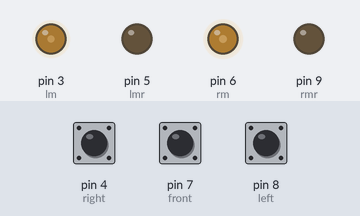
A sketch run on a simulated Arduino Uno, built with avr-gcc and run on an emulated ATmega328P. Parts: output pins drawn as LEDs (lit = HIGH). The test bench sets the inputs (shaded band); at power-on: pin 4 (right) HIGH, pin 8 (left) HIGH, pin 7 (front) HIGH. What the sketch prints to the serial monitor is not drawn.

Above: at 1.2 s.
1.3 s: pin 4 (right) pulled LOW for 0.15 s
At 1.39 s:
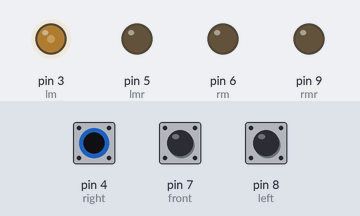
2.9 s: pin 8 (left) pulled LOW for 0.15 s
At 2.99 s:
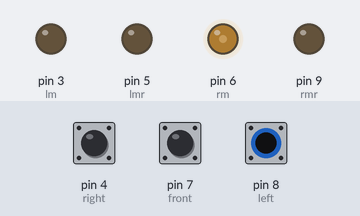
4.5 s: pin 8 (left) pulled LOW for 3.2 s
At 8.1 s:
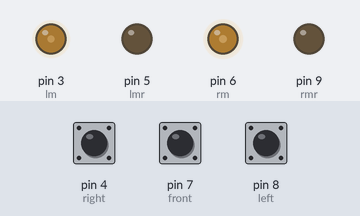
9.2 s: pin 4 (right) pulled LOW for 3.2 s
At 9.6 s:
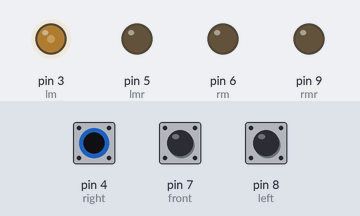
Timing chart, 0 to 13.9 s (numbered marks = the images above; inputs shaded):
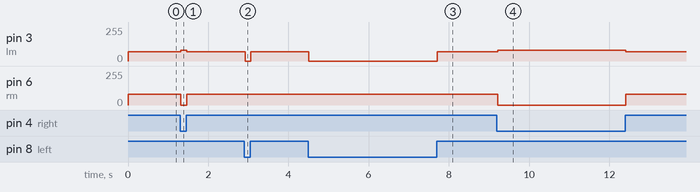

The sketch:

motor_control.ino
```cpp
const int lm = 3;
const int lmr = 5;
const int rm = 6;
const int rmr = 9;
const int left = 8;
const int right = 4;
const int front = 7;


//3569


void setup() {
  // put your setup code here, to run once:
  Serial.begin(9600);
pinMode(lm, OUTPUT);
pinMode(lmr, OUTPUT);
pinMode(rm, OUTPUT);
pinMode(rmr, OUTPUT);
pinMode(left, INPUT);
pinMode(right, INPUT);
pinMode(front, INPUT);
}

void loop() {
  // put your main code here, to run repeatedly:
  //ubata oooooni wdykt cal krpn (-:
  int leftVal = !digitalRead(left);
  int rightVal = !digitalRead(right);
  int frontVal = !digitalRead(front);
  Serial.print(leftVal);
  Serial.print(rightVal);
  Serial.println(frontVal);

  if((leftVal == HIGH && rightVal == LOW && frontVal == LOW)){
    //delay(300);
    Serial.println("r");
    //delay(200);
    while(!digitalRead(left)){
      motor(0,80);
    }

  }
  else if(leftVal == LOW && rightVal == HIGH && frontVal == LOW){
    //delay(300);
    Serial.println("l");
    //delay(200);
    while(!digitalRead(right)){
      motor(80,0);
    }

  }
  else{
    //delay(300);
    Serial.println("f");
    //delay(200);
    motor(70, 80);
  }


}

void motor(int left, int right){


  if (left > 0 && right==0){
    Serial.println("rr");
    analogWrite(lm, left);
    analogWrite(lmr, LOW);
    analogWrite(rm, right);
    analogWrite(rmr, LOW);

    delay(1);
   // loop();
  }
//  else if(left < 0 && right=0){
//    digitalWrite(lm, LOW);
//    analogWrite(lmr, left * -1);
//  }
  else if(left == 0 && right >0){
    Serial.println("ll");
    analogWrite(lm, left);
    analogWrite(lmr, LOW);
    analogWrite(rm, right);
    analogWrite(rmr, LOW);
    delay(1);
    //loop();
  }
  else if(left > 0 && right >0){
    Serial.println("ff");
    analogWrite(lm, left);
    analogWrite(lmr, LOW);
    analogWrite(rm, right);
    analogWrite(rmr, LOW);
    delay(1);
    //loop();
  }
//  else if(left = 0 && right <0){
//    digitalWrite(rm, LOW);
//    analogWrite(rmr, right * -1);
//  }
  else if((left == 0 && right ==0)|| (left == 255 && right ==255)){
    Serial.println("ss");
    digitalWrite(lm, LOW);
    digitalWrite(lmr, LOW);
    digitalWrite(rm, LOW);
    digitalWrite(rmr, LOW);
  }
  }
```

Measured:
- after the input at 1.3 s, pin 3 (lm): 70/255 → 80/255 at once, → 70/255 0.15 s later; pin 6 (rm): 80/255 → 0/255 at once, → 80/255 0.15 s later
- after the input at 2.9 s, pin 3 (lm): 70/255 → 0/255 at once, → 70/255 0.14 s later
- after the input at 4.5 s, pin 3 (lm): 70/255 → 0/255 at once, → 70/255 3.2 s later
- after the input at 9.2 s, pin 3 (lm): 70/255 → 80/255 at once, → 70/255 3.2 s later; pin 6 (rm): 80/255 → 0/255 at once, → 80/255 3.2 s later
